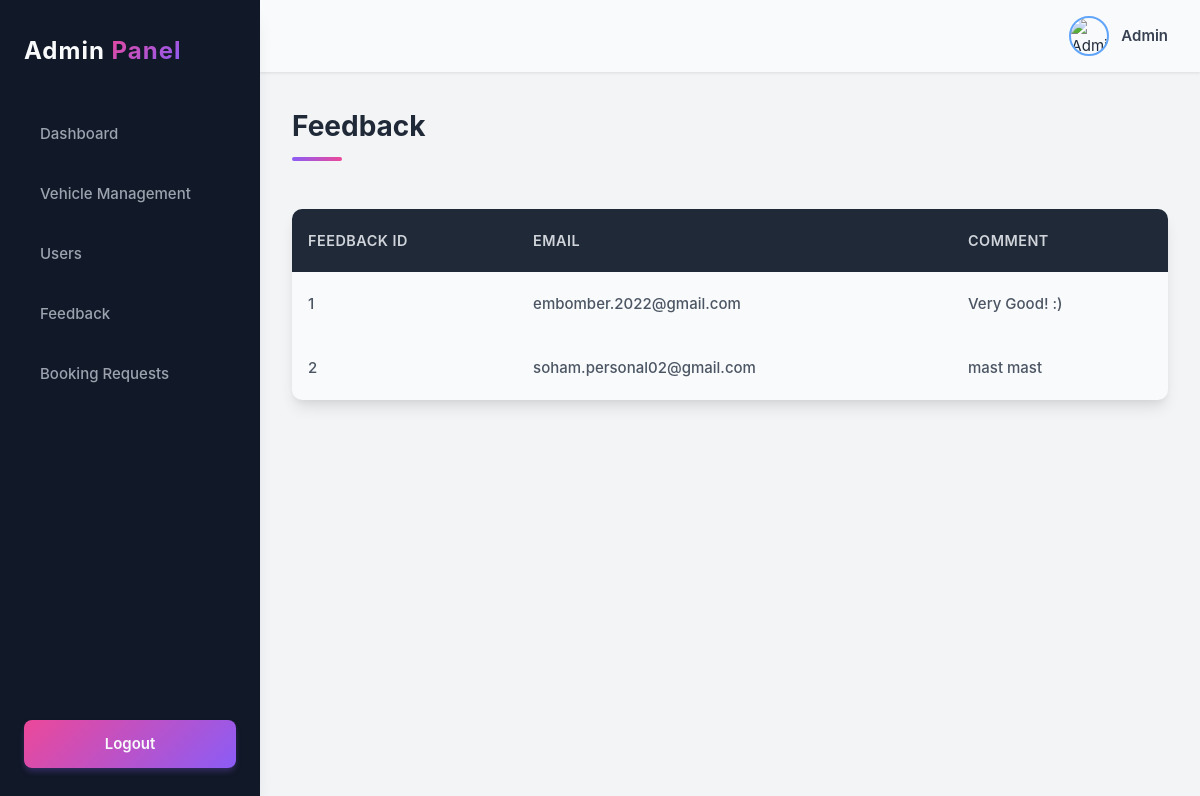
The app's page /feed.php (signed in) with its own data.
### tables this page shows
CREATE TABLE `feedback` (
  `FED_ID` int(11) NOT NULL,
  `EMAIL` varchar(255) NOT NULL,
  `COMMENT` text NOT NULL
);

### feed.php (the view, shortened to what this page needs)
<!DOCTYPE html>
<html lang="en">
<head>
    <link rel="stylesheet" href="adfeed.css">
</head>
<body>
    <div class="dashboard-container">
        <aside class="sidebar">
            <div class="logo">
                <h2>Admin<span> Panel</span></h2>
            </div>
            <nav class="nav-menu">
                <ul>
                    <li><a href="admindash.php">Dashboard</a></li>
                    <li><a href="adminvehicle.php">Vehicle Management</a></li>
                    <li><a href="adminusers.php">Users</a></li>
                    <li><a href="feed.php" class="active">Feedback</a></li>
                    <li><a href="adminbook.php">Booking Requests</a></li>
                </ul>
            </nav>
            <div class="logout">
                <a href="index.php">Logout</a>
            </div>
        </aside>
        <main class="main-content">
            <header class="top-nav">
                <div class="user-profile">
                    <img src="images/admin-avatar.jpg" alt="Admin Profile">
                    <span>Admin</span>
                </div>
            </header>
            <section class="data-section">
                <h2>Feedback</h2>
                <br>
                <?php
                require_once('connection.php');
                $query = "SELECT * FROM feedback";
                $queryy = mysqli_query($con, $query);
                ?>
                <table>
                    <thead>
                        <tr>
                            <th>Feedback ID</th>
                            <th>Email</th>
                            <th>Comment</th>
                        </tr>
                    </thead>
                    <tbody>
                        <?php
                        $feedback_id = 1;
                        while ($res = mysqli_fetch_array($queryy)) {
                        ?>
                            <tr class="active-row">
                                <td><?php echo $feedback_id++; ?></td>
                                <td><?php echo $res['EMAIL']; ?></td>
                                <td><?php echo $res['COMMENT']; ?></td>
                            </tr>
                        <?php } ?>
                    </tbody>
                </table>
            </section>
        </main>
    </div>
</body>
</html>

### adfeed.css (style rules this page uses)
:root { --primary: #2563eb; --primary-light: #60a5fa; --primary-dark: #1e40af; --secondary: #ec4899; --tertiary: #8b5cf6; --success: #10b981; --warning: #f59e0b; --danger: #ef4444; --light: #f9fafb; --dark: #111827; --gray-100: #f3f4f6; --gray-200: #e5e7eb; --gray-300: #d1d5db; --gray-400: #9ca3af; --gray-500: #6b7280; --gray-600: #4b5563; --gray-700: #374151; --gray-800: #1f2937; --card-shadow: 0 10px 15px -3px rgba(0, 0, 0, 0.1), 0 4px 6px -2px rgba(0, 0, 0, 0.05); --sidebar-shadow: 0 12px 20px -10px rgba(17, 24, 39, 0.2); --hover-transition: all 0.3s cubic-bezier(0.4, 0, 0.2, 1); }
* { margin: 0; padding: 0; box-sizing: border-box; font-family: 'Inter', -apple-system, BlinkMacSystemFont, 'Segoe UI', Roboto, Oxygen, Ubuntu, Cantarell, sans-serif; }
body { background-color: var(--gray-100); color: var(--gray-800); line-height: 1.6; font-size: 15px; min-height: 100vh; }
.dashboard-container { display: flex; min-height: 100vh; }
.sidebar { width: 260px; background: var(--dark); color: var(--light); padding: 2rem 1.5rem; display: flex; flex-direction: column; box-shadow: var(--sidebar-shadow); z-index: 10; }
.logo { margin-bottom: 2.5rem; }
.logo h2 { font-size: 1.5rem; font-weight: 700; letter-spacing: 1px; }
.logo span { background: linear-gradient(135deg, var(--secondary), var(--tertiary)); -webkit-background-clip: text; background-clip: text; color: transparent; }
.nav-menu ul { list-style: none; }
.nav-menu li { margin-bottom: 0.75rem; }
.nav-menu a { color: var(--gray-400); text-decoration: none; font-weight: 500; padding: 0.75rem 1rem; border-radius: 8px; display: block; transition: var(--hover-transition); position: relative; }
.nav-menu a::after { content: ''; position: absolute; bottom: 0.5rem; left: 1rem; width: 0; height: 2px; background: linear-gradient(to right, var(--secondary), var(--tertiary)); transition: var(--hover-transition); }
.logout { margin-top: auto; padding-top: 2rem; }
.logout a { display: block; background: linear-gradient(135deg, var(--secondary), var(--tertiary)); color: var(--light); text-decoration: none; padding: 0.75rem 1.5rem; border-radius: 8px; font-weight: 600; text-align: center; transition: var(--hover-transition); box-shadow: 0 4px 6px -1px rgba(139, 92, 246, 0.3); }
.main-content { flex: 1; display: flex; flex-direction: column; overflow-x: hidden; }
.top-nav { background: var(--light); padding: 1rem 2rem; display: flex; justify-content: flex-end; align-items: center; box-shadow: 0 1px 3px rgba(0, 0, 0, 0.1); z-index: 5; }
.user-profile { display: flex; align-items: center; gap: 0.75rem; }
.user-profile img { width: 40px; height: 40px; border-radius: 50%; object-fit: cover; border: 2px solid var(--primary-light); }
.user-profile span { font-weight: 600; color: var(--gray-700); }
.data-section { padding: 2rem; max-width: 1400px; margin: 0 auto; width: 100%; }
.data-section h2 { font-size: 1.75rem; font-weight: 700; color: var(--gray-800); position: relative; padding-bottom: 0.75rem; margin-bottom: 1.5rem; }
.data-section h2::after { content: ""; position: absolute; bottom: 0; left: 0; width: 50px; height: 4px; background: linear-gradient(to right, var(--tertiary), var(--secondary)); border-radius: 2px; }
table { width: 100%; border-collapse: separate; border-spacing: 0; background: var(--light); border-radius: 10px; overflow: hidden; box-shadow: var(--card-shadow); animation: fadeIn 0.5s ease-out; }
table thead { background: var(--gray-800); }
table th { padding: 1.25rem 1rem; text-align: left; font-weight: 600; font-size: 0.9rem; text-transform: uppercase; letter-spacing: 0.5px; color: var(--gray-300); }
table tbody tr { border-bottom: 1px solid var(--gray-200); transition: var(--hover-transition); }
table tbody tr:last-child { border-bottom: none; }
table td { padding: 1.25rem 1rem; color: var(--gray-600); }
.active-row { font-weight: 500; }

### records on screen
feedback: EMAIL "embomber.2022@gmail.com", COMMENT "Very Good! :)"
feedback: EMAIL "soham.personal02@gmail.com", COMMENT "mast mast"
